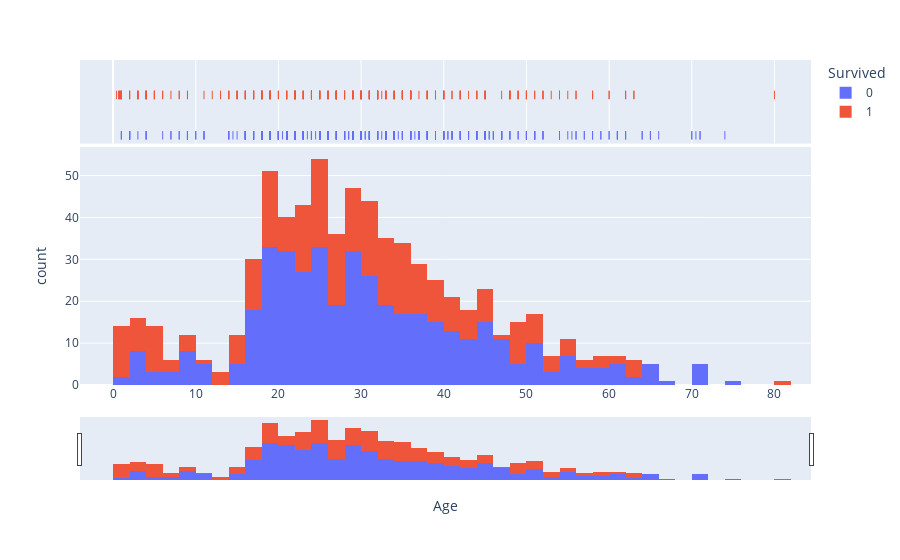

The cell this chart's notebook holds for it:
### Code cell
fig = px.histogram(df_train, x=age, color=survived, marginal="rug", 
                               nbins=50, hover_data=df_train.columns)
fig.update_layout(
    go.Layout(
        xaxis = dict(rangeslider={'visible': True},
        ),
    )
)
iplot(fig)

### Figure 1 — Plotly figure (JSON) as saved in the notebook; plotly's stock layout.template omitted (floating-point values rounded to 4 significant figures; data arrays with more than 128 entries replaced by an {"elided": "..."} marker saying what was removed)
{"data": [{"alignmentgroup": "True", "bingroup": "x", "hovertemplate": "Survived=0<br>Age=%{x}<br>count=%{y}<extra></extra>", "legendgroup": "0", "marker": {"color": "#636efa"}, "name": "0", "nbinsx": 50, "offsetgroup": "0", "orientation": "v", "showlegend": true, "type": "histogram", "x": {"elided": "549 float values"}, "xaxis": "x", "yaxis": "y"}, {"alignmentgroup": "True", "boxpoints": "all", "customdata": {"elided": "549x12 mixed values"}, "fillcolor": "rgba(255,255,255,0)", "hoveron": "points", "hovertemplate": "Survived=%{customdata[1]}<br>Age=%{customdata[5]}<br>PassengerId=%{customdata[0]}<br>Pclass=%{customdata[2]}<br>Name=%{customdata[3]}<br>Sex=%{customdata[4]}<br>SibSp=%{customdata[6]}<br>Parch=%{customdata[7]}<br>Ticket=%{customdata[8]}<br>Fare=%{customdata[9]}<br>Cabin=%{customdata[10]}<br>Embarked=%{customdata[11]}<extra></extra>", "jitter": 0, "legendgroup": "0", "line": {"color": "rgba(255,255,255,0)"}, "marker": {"color": "#636efa", "symbol": "line-ns-open"}, "name": "0", "offsetgroup": "0", "showlegend": false, "type": "box", "x": {"elided": "549 float values"}, "xaxis": "x2", "yaxis": "y2"}, {"alignmentgroup": "True", "bingroup": "x", "hovertemplate": "Survived=1<br>Age=%{x}<br>count=%{y}<extra></extra>", "legendgroup": "1", "marker": {"color": "#EF553B"}, "name": "1", "nbinsx": 50, "offsetgroup": "1", "orientation": "v", "showlegend": true, "type": "histogram", "x": {"elided": "342 float values"}, "xaxis": "x", "yaxis": "y"}, {"alignmentgroup": "True", "boxpoints": "all", "customdata": {"elided": "342x12 mixed values"}, "fillcolor": "rgba(255,255,255,0)", "hoveron": "points", "hovertemplate": "Survived=%{customdata[1]}<br>Age=%{customdata[5]}<br>PassengerId=%{customdata[0]}<br>Pclass=%{customdata[2]}<br>Name=%{customdata[3]}<br>Sex=%{customdata[4]}<br>SibSp=%{customdata[6]}<br>Parch=%{customdata[7]}<br>Ticket=%{customdata[8]}<br>Fare=%{customdata[9]}<br>Cabin=%{customdata[10]}<br>Embarked=%{customdata[11]}<extra></extra>", "jitter": 0, "legendgroup": "1", "line": {"color": "rgba(255,255,255,0)"}, "marker": {"color": "#EF553B", "symbol": "line-ns-open"}, "name": "1", "offsetgroup": "1", "showlegend": false, "type": "box", "x": {"elided": "342 float values"}, "xaxis": "x2", "yaxis": "y2"}], "layout": {"autosize": true, "barmode": "relative", "legend": {"title": {"text": "Survived"}, "tracegroupgap": 0}, "margin": {"t": 60}, "xaxis": {"anchor": "y", "autorange": true, "domain": [0, 1], "range": [-4.001, 84.42], "rangeslider": {"autorange": true, "range": [-4.001, 84.42], "visible": true, "yaxis": {"_template": null, "rangemode": "match"}}, "title": {"text": "Age"}, "type": "linear"}, "xaxis2": {"anchor": "y2", "autorange": true, "domain": [0, 1], "matches": "x", "range": [-4.001, 84.42], "showgrid": true, "showticklabels": false, "type": "linear"}, "yaxis": {"anchor": "x", "autorange": true, "domain": [0, 0.7326], "range": [0, 56.84], "title": {"text": "count"}}, "yaxis2": {"anchor": "x2", "autorange": true, "domain": [0.7426, 1], "matches": "y2", "range": [-0.6063, 1.5], "showgrid": false, "showline": false, "showticklabels": false, "ticks": "", "type": "linear"}}}
